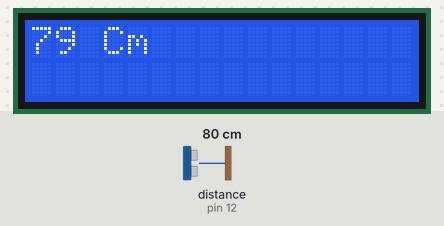
A sketch run on a simulated Arduino Uno, built with avr-gcc and run on an emulated ATmega328P. On the bench: 16×2 character LCD. Wiring (inferred from the names in the program): ultrasonic range finder: trigger pin 13; echo pin 12. Inputs (shaded band) come from the test bench; at power-on: distance to the obstacle (sensor on pin 12) 80 cm. The echo pulse lasts 58.3 µs per cm.

Above: at 3.2 s.
3.3 s: distance to the obstacle (sensor on pin 12) set to 2 cm
At 4.9 s:
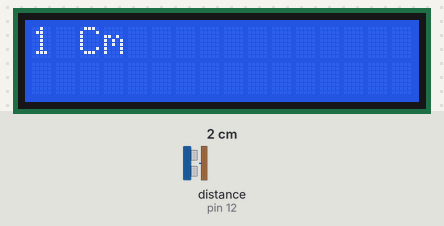
7.4 s: distance to the obstacle (sensor on pin 12) set to 4 cm
At 8.9 s:
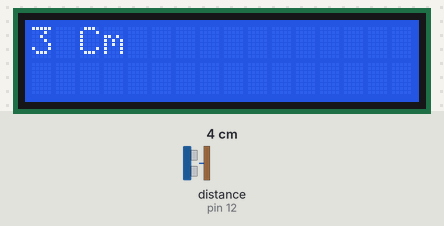
10.6 s: distance to the obstacle (sensor on pin 12) set to 9 cm
At 11.5 s:
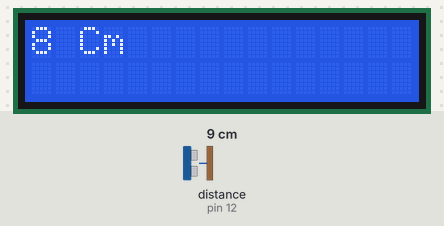
Timing chart, 0 to 13.6 s (numbered marks = the images above; inputs shaded):
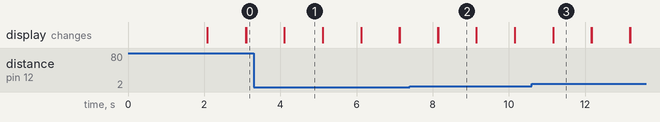

Measured:
- after the input at 3.3 s, the display: first differs from a run without the input after 0.81 s (image 1)
- after the input at 7.4 s, the display: first differs from a run without the input after 0.74 s (image 2)
- after the input at 10.6 s, the display: first differs from a run without the input after 0.57 s (image 3)
- what the display in image 1 shows lasts 1.0 s, from 4.1 s to 5.1 s

The sketch:

lcd__sonic.ino
```cpp
#include <Wire.h>				//I2C 통신을 위한 기본 라이브러리
#include <LiquidCrystal_I2C.h>	//I2C LCD 라이브러리
#define TRIG 13  //TRIG을 13으로 지정
#define ECHO 12

LiquidCrystal_I2C lcd(0x27, 16, 2);

void setup()  //한번만 호출됨
{
  Serial.begin(9600);
  //데이터 통신 () 안쪽은 통신속도, 통신속도는 주고받는 속도가 같아야 함
  pinMode(TRIG, OUTPUT); //TRIG(13번 핀)을 OUTPUT모드로 설정
  pinMode(ECHO, INPUT);
  lcd.init();			    //I2C LCD 초기화
  lcd.backlight();		//백라이트 켜기
  lcd.print("LCD init");
  delay(2000);
  lcd.clear();
}

void loop()  //계속 반복하여 호출됨
{
  long duration, distance;

  digitalWrite(TRIG, LOW); //트리거를 기본적으로 LOW상태로 지정
  delayMicroseconds(2);
  digitalWrite(TRIG, HIGH);
  delayMicroseconds(10);  //센서의 요구 조건 10마이크로세컨드
  digitalWrite(TRIG, LOW);

  duration = pulseIn(ECHO, HIGH);
  //pulseIn은 핀(ECHO)이 어떤 상태(HIGH)로 있었던 시간을 알려줌
  distance = duration /58.2;
  //ECHO가 켜있던 시간을 수식을 이용하여 cm로 변환


  lcd.setCursor(0,0);
  lcd.print(distance);
  lcd.print(" Cm");
  delay(1000);
  lcd.clear();


}
```
